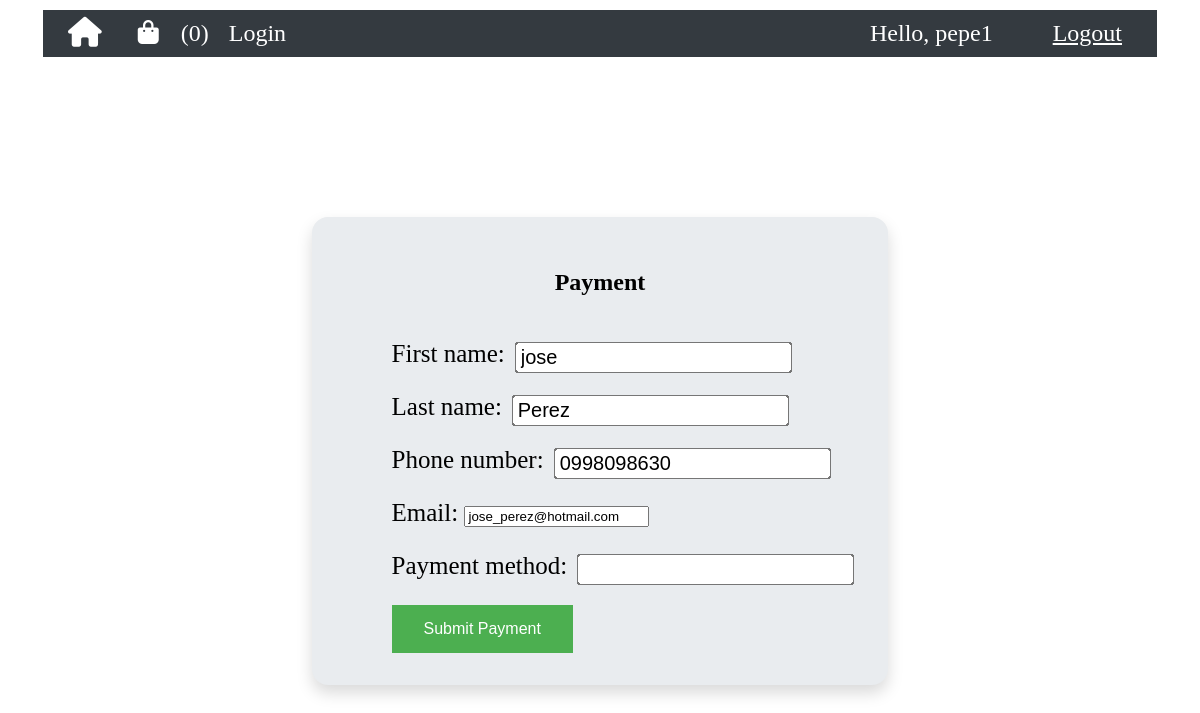
Page /payment/ (signed in) on the committed database.
### book_store_arboleda/models.py (models this page shows, shortened)
class Customer(models.Model):
    user = models.OneToOneField(User, on_delete=models.CASCADE, unique=True)
    first_name = models.CharField(max_length=100)
    last_name = models.CharField(max_length=100)
    phone_number = models.CharField(max_length=20)
    email = models.EmailField()

### book_store_arboleda/views.py (the view)
# urls.py: path('payment/', views.payment, name='payment'),
@login_required
def payment(request):
    customer_form = CreateCustomerForm()
    if request.method == 'POST':
        payment_form = PaymentForm(request.POST)
        customer_form = CreateCustomerForm(request.POST)
        if payment_form.is_valid() and customer_form.is_valid():
            payment = payment_form.save(commit=False)
            try:
                existing_customer = Customer.objects.get(user=request.user)
                existing_customer.first_name = customer_form.cleaned_data['first_name']
                existing_customer.last_name = customer_form.cleaned_data['last_name']
                existing_customer.phone_number = customer_form.cleaned_data['phone_number']
                existing_customer.email = customer_form.cleaned_data['email']
                existing_customer.save()
                customer = existing_customer
            except Customer.DoesNotExist:
                customer = customer_form.save(commit=False)
                customer.user = request.user
                customer.save()
            payment.customer = customer
            payment.save()
            inventory(request, customer.id)
            return redirect('invoice', payment_id=payment.id, customer_id=customer.id)
    else:
        payment_form = PaymentForm()
        try:
            existing_customer = Customer.objects.get(user=request.user)
            initial_data = {
                'first_name': existing_customer.first_name,
                'last_name': existing_customer.last_name,
                'phone_number': existing_customer.phone_number,
                'email': existing_customer.email,
            }
            customer_form = CreateCustomerForm(initial=initial_data)
        except Customer.DoesNotExist:
            pass
    context = {
        'payment_form': payment_form,
        'customer_form': customer_form
    }
    return render(request, 'book_store_arboleda/payment.html', context)

### book_store_arboleda/forms.py (shortened to what this page needs)
class PaymentForm(ModelForm):
    class Meta:
        model = Payment
        fields = ['payment_method']

class CreateCustomerForm(forms.ModelForm):
    class Meta:
        model = Customer
        fields = ['first_name', 'last_name', 'phone_number', 'email']

### book_store_arboleda/templates/book_store_arboleda/payment.html (shortened to what this page needs)
{% extends "book_store_arboleda/base.html" %}
{% load static%}
{% block css %}
<link rel="stylesheet" type="text/css" href="{% static 'css/book_store_arboleda/paymentInfo.css' %}">
{% endblock %}
{% block content %}
<div class="container">
    <div class="jumbotron">
        <div class="title">
            <h2>Payment</h2>
        </div>
        <form method="POST" action="">
            <div class="form-group">
                {{customer_form.as_p}}
                {{ payment_form.as_p }}
            </div>
            <button type="submit" class="button">Submit Payment</button>
        </form>
    </div>
</div>
{% endblock %}

### book_store_arboleda/templates/book_store_arboleda/navbar.html (shortened to what this page needs)
<!DOCTYPE html>
<html lang="en">
<head>
{% load static %}
{% block css %}
<link rel="stylesheet" type="text/css" href="{% static 'css/book_store_arboleda/navbar1.css' %}">
{% endblock %}
</head>
<body>
{% block content %}
  <nav class="navbar">
    <ul>
      <li><a class="nav-link" href="{% url 'home' %}"><i class="fa-solid fa-home fa-lg"></i></a></li>
      {% if request.user.is_staff %}
      <li><a class="nav-link" href="{% url 'addbook' %}">Add Books</a></li>
      {% else %}
        <li><a class="nav-link" href="{% url 'viewcart' %}"><i class="fa-solid fa-bag-shopping"></i></a>
          {% if request.user.is_authenticated %}
            {% if cart %}
              <span class="book-count">({{ cart.book_count }})</span>
            {% else %}
              <span class="book-count">(0)</span>
            {% endif %}
          {% endif %}
        </li>
      {% endif %}
      <li><a class="nav-link" href="{% url 'login' %}">Login</a></li>
    </ul>
    <div class="navbar-right">
      <span class="hello-msg">Hello, {{ request.user }}</span>
      <span><a class="hello-msg" href="{% url 'logout' %}">Logout</a></span>
    </div>
  </nav>
{% endblock %}
</body>
</html>

### static/css/book_store_arboleda/paymentInfo.css (style rules this page uses)
.container { display: flex; align-items: center; justify-content: center; height: 100vh; }
.jumbotron { background-color: #e9ecef; padding: 2rem 5rem; margin-bottom: 2rem; border-radius: 1rem; box-shadow: 0 .5rem 1rem rgba(0,0,0,.15); }
.button { background-color: #4CAF50; border: none; color: white; padding: 15px 32px; text-align: center; text-decoration: none; display: inline-block; font-size: 16px; }
.form-group { font-size: 25px; font-family: 'Times New Roman', Times, serif; }
.form-group input[type="text"] { transform: scale(1.5); margin-left: 50px; }
.title { display: flex; justify-content: center; align-items: center; }

### static/css/book_store_arboleda/navbar1.css (style rules this page uses)
.navbar { display: flex; justify-content: space-between; align-items: center; background-color: #343a40; padding: 10px 15px 10px 15px; margin: 10px 35px 10px 35px;; }
ul { display: flex; list-style: none; margin: 0; padding: 0; font-size: 1.5rem; }
li { margin: 0 10px; }
.nav-link { padding-right: 1rem; text-decoration: none; color: #fff; }
.hello-msg { color: #fff; padding-right: 20px; margin-left: 20px; }
.navbar-right { justify-content: flex-end; display: flex; align-items: center; font-size: 1.5rem; }
.navbar-right span { margin-left: 20px; }
.book-count { color: white; }

### rows in the picture
Customer: first_name "jose", last_name "Perez", phone_number "0998098630", email "jose_perez@hotmail.com"

### other values in the picture
{{ request.user }} "pepe1"
